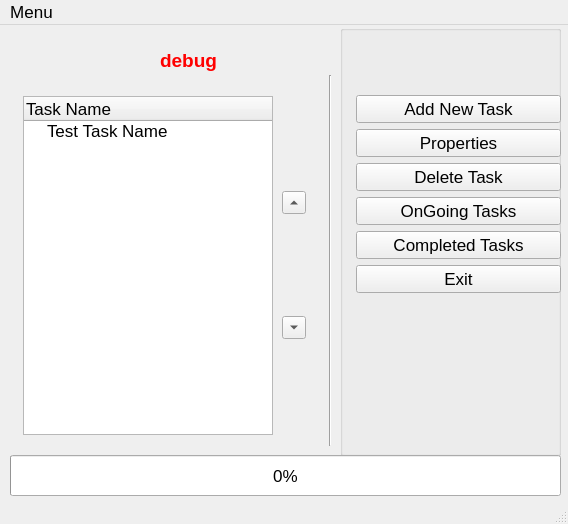
<?xml version="1.0" encoding="UTF-8"?>
<ui version="4.0">
 <class>MainWindow</class>
 <widget class="QMainWindow" name="MainWindow">
  <property name="geometry">
   <rect>
    <x>0</x>
    <y>0</y>
    <width>568</width>
    <height>524</height>
   </rect>
  </property>
  <property name="font">
   <font>
    <pointsize>13</pointsize>
   </font>
  </property>
  <property name="windowTitle">
   <string>Event Manager</string>
  </property>
  <widget class="QWidget" name="centralwidget">
   <widget class="Line" name="separator_line">
    <property name="geometry">
     <rect>
      <x>320</x>
      <y>50</y>
      <width>20</width>
      <height>371</height>
     </rect>
    </property>
    <property name="orientation">
     <enum>Qt::Vertical</enum>
    </property>
   </widget>
   <widget class="QGroupBox" name="actions_grp_box">
    <property name="geometry">
     <rect>
      <x>340</x>
      <y>0</y>
      <width>221</width>
      <height>431</height>
     </rect>
    </property>
    <property name="title">
     <string/>
    </property>
    <widget class="QWidget" name="formLayoutWidget">
     <property name="geometry">
      <rect>
       <x>10</x>
       <y>70</y>
       <width>211</width>
       <height>341</height>
      </rect>
     </property>
     <layout class="QFormLayout" name="formLayout_2">
      <item row="2" column="1">
       <widget class="QPushButton" name="properties_pushButton">
        <property name="font">
         <font>
          <pointsize>13</pointsize>
         </font>
        </property>
        <property name="text">
         <string>Properties</string>
        </property>
       </widget>
      </item>
      <item row="1" column="1">
       <widget class="QPushButton" name="add_new_task_pushButton">
        <property name="font">
         <font>
          <pointsize>13</pointsize>
         </font>
        </property>
        <property name="text">
         <string>Add New Task</string>
        </property>
       </widget>
      </item>
      <item row="5" column="1">
       <widget class="QPushButton" name="completed_tasks_pushButton">
        <property name="font">
         <font>
          <pointsize>13</pointsize>
         </font>
        </property>
        <property name="text">
         <string>Completed Tasks</string>
        </property>
       </widget>
      </item>
      <item row="4" column="1">
       <widget class="QPushButton" name="ongoing_tasks_pushButton">
        <property name="text">
         <string>OnGoing Tasks</string>
        </property>
       </widget>
      </item>
      <item row="6" column="1">
       <widget class="QPushButton" name="exit_pushButton">
        <property name="text">
         <string>Exit</string>
        </property>
       </widget>
      </item>
      <item row="3" column="1">
       <widget class="QPushButton" name="delete_task_pushButton">
        <property name="text">
         <string>Delete Task</string>
        </property>
       </widget>
      </item>
     </layout>
    </widget>
   </widget>
   <widget class="QProgressBar" name="main_progressBar">
    <property name="geometry">
     <rect>
      <x>10</x>
      <y>430</y>
      <width>551</width>
      <height>41</height>
     </rect>
    </property>
    <property name="font">
     <font>
      <pointsize>13</pointsize>
     </font>
    </property>
    <property name="value">
     <number>0</number>
    </property>
   </widget>
   <widget class="QWidget" name="horizontalLayoutWidget">
    <property name="geometry">
     <rect>
      <x>20</x>
      <y>70</y>
      <width>291</width>
      <height>341</height>
     </rect>
    </property>
    <layout class="QHBoxLayout" name="horizontalLayout">
     <item>
      <widget class="QTreeWidget" name="tasks_treeWidget">
       <property name="maximumSize">
        <size>
         <width>250</width>
         <height>339</height>
        </size>
       </property>
       <property name="editTriggers">
        <set>QAbstractItemView::NoEditTriggers</set>
       </property>
       <property name="showDropIndicator" stdset="0">
        <bool>false</bool>
       </property>
       <property name="dragEnabled">
        <bool>false</bool>
       </property>
       <property name="dragDropMode">
        <enum>QAbstractItemView::NoDragDrop</enum>
       </property>
       <property name="selectionMode">
        <enum>QAbstractItemView::ExtendedSelection</enum>
       </property>
       <property name="horizontalScrollMode">
        <enum>QAbstractItemView::ScrollPerItem</enum>
       </property>
       <column>
        <property name="text">
         <string>Task Name</string>
        </property>
       </column>
       <item>
        <property name="text">
         <string>Test Task Name</string>
        </property>
       </item>
      </widget>
     </item>
     <item>
      <layout class="QVBoxLayout" name="verticalLayout">
       <item>
        <widget class="QToolButton" name="move_up_toolButton">
         <property name="mouseTracking">
          <bool>false</bool>
         </property>
         <property name="text">
          <string>...</string>
         </property>
         <property name="arrowType">
          <enum>Qt::UpArrow</enum>
         </property>
        </widget>
       </item>
       <item>
        <widget class="QToolButton" name="move_down_toolButton_2">
         <property name="text">
          <string>...</string>
         </property>
         <property name="arrowType">
          <enum>Qt::DownArrow</enum>
         </property>
        </widget>
       </item>
      </layout>
     </item>
    </layout>
   </widget>
   <widget class="QLabel" name="debug_label">
    <property name="geometry">
     <rect>
      <x>160</x>
      <y>20</y>
      <width>401</width>
      <height>31</height>
     </rect>
    </property>
    <property name="font">
     <font>
      <weight>75</weight>
      <bold>true</bold>
     </font>
    </property>
    <property name="text">
     <string>&lt;html&gt;&lt;head/&gt;&lt;body&gt;&lt;p&gt;&lt;span style=&quot; font-size:14pt; color:#ff0000;&quot;&gt;debug&lt;/span&gt;&lt;/p&gt;&lt;/body&gt;&lt;/html&gt;</string>
    </property>
    <property name="textFormat">
     <enum>Qt::RichText</enum>
    </property>
   </widget>
  </widget>
  <widget class="QMenuBar" name="menubar">
   <property name="geometry">
    <rect>
     <x>0</x>
     <y>0</y>
     <width>568</width>
     <height>28</height>
    </rect>
   </property>
   <widget class="QMenu" name="menuFile">
    <property name="title">
     <string>Menu</string>
    </property>
    <addaction name="actionTasks"/>
    <addaction name="actionExit"/>
   </widget>
   <addaction name="menuFile"/>
  </widget>
  <widget class="QStatusBar" name="statusbar"/>
  <action name="actionExit">
   <property name="text">
    <string>Exit</string>
   </property>
  </action>
  <action name="actionTasks">
   <property name="text">
    <string>Completed Tasks</string>
   </property>
  </action>
 </widget>
 <tabstops>
  <tabstop>add_new_task_pushButton</tabstop>
  <tabstop>properties_pushButton</tabstop>
  <tabstop>delete_task_pushButton</tabstop>
  <tabstop>ongoing_tasks_pushButton</tabstop>
  <tabstop>completed_tasks_pushButton</tabstop>
  <tabstop>exit_pushButton</tabstop>
 </tabstops>
 <resources/>
 <connections>
  <connection>
   <sender>actionExit</sender>
   <signal>triggered()</signal>
   <receiver>MainWindow</receiver>
   <slot>close()</slot>
   <hints>
    <hint type="sourcelabel">
     <x>-1</x>
     <y>-1</y>
    </hint>
    <hint type="destinationlabel">
     <x>283</x>
     <y>200</y>
    </hint>
   </hints>
  </connection>
  <connection>
   <sender>properties_pushButton</sender>
   <signal>clicked()</signal>
   <receiver>MainWindow</receiver>
   <slot>show()</slot>
   <hints>
    <hint type="sourcelabel">
     <x>416</x>
     <y>153</y>
    </hint>
    <hint type="destinationlabel">
     <x>320</x>
     <y>-35</y>
    </hint>
   </hints>
  </connection>
  <connection>
   <sender>exit_pushButton</sender>
   <signal>clicked()</signal>
   <receiver>MainWindow</receiver>
   <slot>close()</slot>
   <hints>
    <hint type="sourcelabel">
     <x>492</x>
     <y>326</y>
    </hint>
    <hint type="destinationlabel">
     <x>251</x>
     <y>50</y>
    </hint>
   </hints>
  </connection>
 </connections>
</ui>
